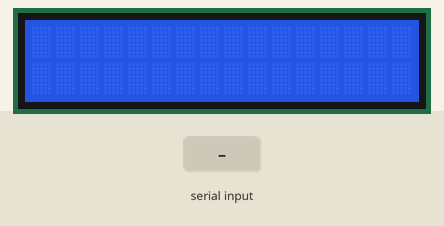
Simulated run of this sketch. Board: Arduino Uno, built with avr-gcc and run on an emulated ATmega328P. On the bench: 16×2 character LCD. The test bench sets the inputs (shaded band).

Above: at 1.2 s.
1.3 s: byte 30 received over Serial
At 2.3 s:
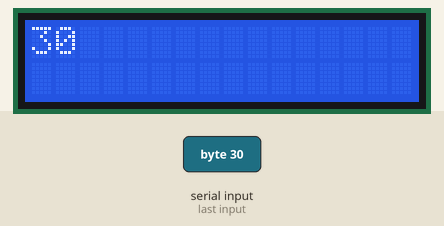
2.8 s: byte 90 received over Serial
At 3.4 s:
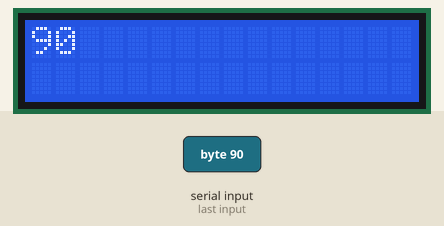
4.3 s: byte 120 received over Serial
At 4.6 s:
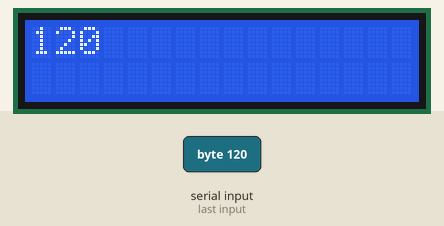
Timing chart, 0 to 7.3 s (numbered marks = the images above; inputs shaded):
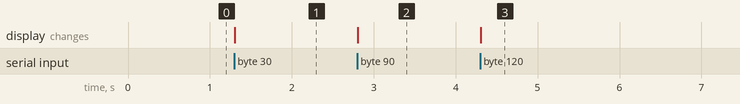

Measured:
- after the input at 1.3 s, the display: changes at once (image 1)
- after the input at 2.8 s, the display: changes at once (image 2)
- after the input at 4.3 s, the display: changes at once (image 3)

The sketch:

lcd.ino
```cpp
/*
Jhonatan da Silva
Last Updated version :
Sun Feb  5 08:50:33 2017
Number of code lines:
20
*/
#include <LiquidCrystal.h>

LiquidCrystal lcd(8, 9, 4, 5, 6, 7);
int serialRead = 0;
void setup()
{
  Serial.begin(9600);
  lcd.begin(16, 2);
}

void loop()
{
  if (Serial.available() > 0) {
                serialRead = Serial.read();
                lcd.clear();
                lcd.print(serialRead);
    }
}
```
